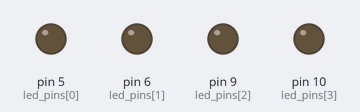
The sketch below on a simulated Arduino Uno, built with avr-gcc and run on an emulated ATmega328P. Shown: output pins drawn as LEDs (lit = HIGH).

Above: at 0.05 s.
At 0.55 s:
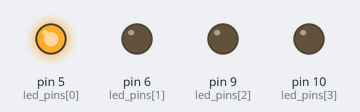
At 1.05 s:
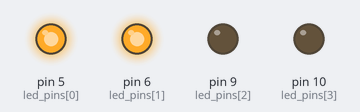
At 2.05 s:
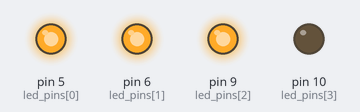
At 3.05 s:
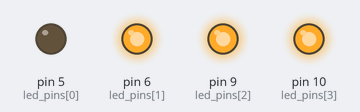
At 4.1 s:
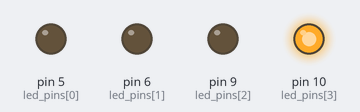
Timing chart, 0 to 5.4 s (numbered marks = the images above):
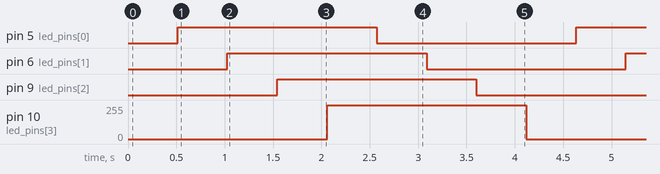

The sketch:

p72.ino
```cpp
// フェード時間の設定
#define FADE_TIME 2
//ピン番号の配列
int led_pins[] = {5,6,9,10};

// 初期化
void setup() {
  // for文で使う変数を定義
  int i;
  for(i=0;i<4;i++){
    pinMode(led_pins[i], OUTPUT);
  }
}

void loop() {
  int i,j;

  //LEDを明るくする
  for(j=0;j<4;j++){
    for(i=0;i<256;i++){
      analogWrite(led_pins[j],i);
      delay(FADE_TIME);
    }
  }
  //LEDを暗くする
  for(j=0;j<4;j++){
    for(i=255;i>-1;i--){
      analogWrite(led_pins[j],i);
      delay(FADE_TIME);
    }
  }
}
```

Measured:
- by itself, pin 5 (led_pins[0]), pin 6 (led_pins[1]), pin 9 (led_pins[2]): alternates HIGH for 2.1 s and LOW for 2.1 s
- by itself, pin 10 (led_pins[3]): alternates 255/255 for 2.1 s and 0/255 for 2.1 s
